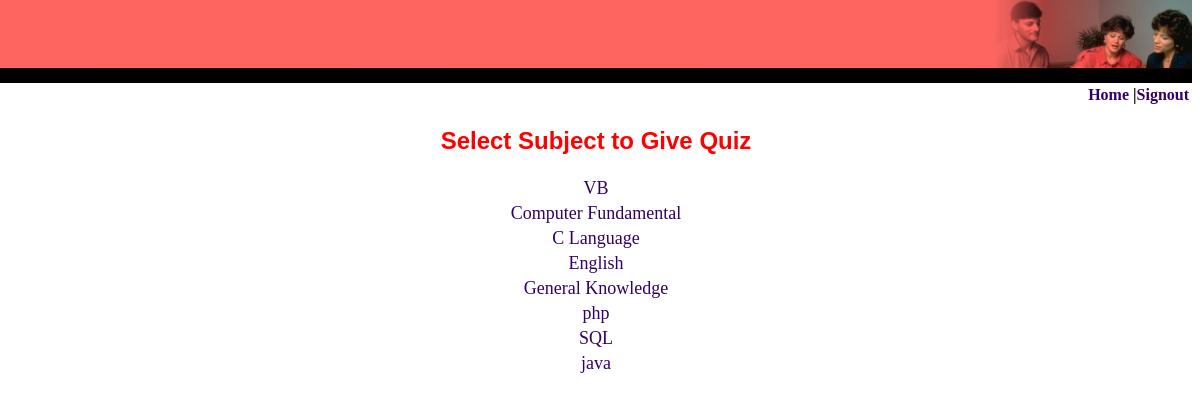
The app's page /sublist.php (signed in) with its own data.
### tables this page shows
CREATE TABLE `mst_subject` (
  `sub_id` int(5) NOT NULL auto_increment,
  `sub_name` varchar(25) default NULL,
  PRIMARY KEY  (`sub_id`)
);

### sublist.php (the view, shortened to what this page needs)
<!DOCTYPE HTML PUBLIC "-//W3C//DTD HTML 4.01 Transitional//EN" "http://www.w3.org/TR/html4/loose.dtd">
<html>
<head>
<link href="quiz.css" rel="stylesheet" type="text/css">
</head>
<body>
<?php
include("header.php");
include("database.php");
echo "<h2 class=head1> Select Subject to Give Quiz </h2>";
$rs=mysqli_query($cn,"select * from mst_subject");
echo "<table align=center>";
while($row=mysqli_fetch_row($rs))
{
	echo "<tr><td align=center ><a href=showtest.php?subid=$row[0]><font size=4>$row[1]</font></a>";
}
echo "</table>";
?>
</body>
</html>

### quiz.css (style rules this page uses)
body { margin-left: 0px; margin-top: 0px; }
a:link { color: #330066; text-decoration: none; }
.head1 { font-family: Arial, Helvetica, sans-serif; font-size: 24px; color: #FF0000; text-align: center; font-weight: bold; }

### records on screen
mst_subject: sub_name "VB"
mst_subject: sub_name "Computer Fundamental"
mst_subject: sub_name "C Language"
mst_subject: sub_name "English"
mst_subject: sub_name "General Knowledge"
mst_subject: sub_name "php"
mst_subject: sub_name "SQL"
mst_subject: sub_name "java"
